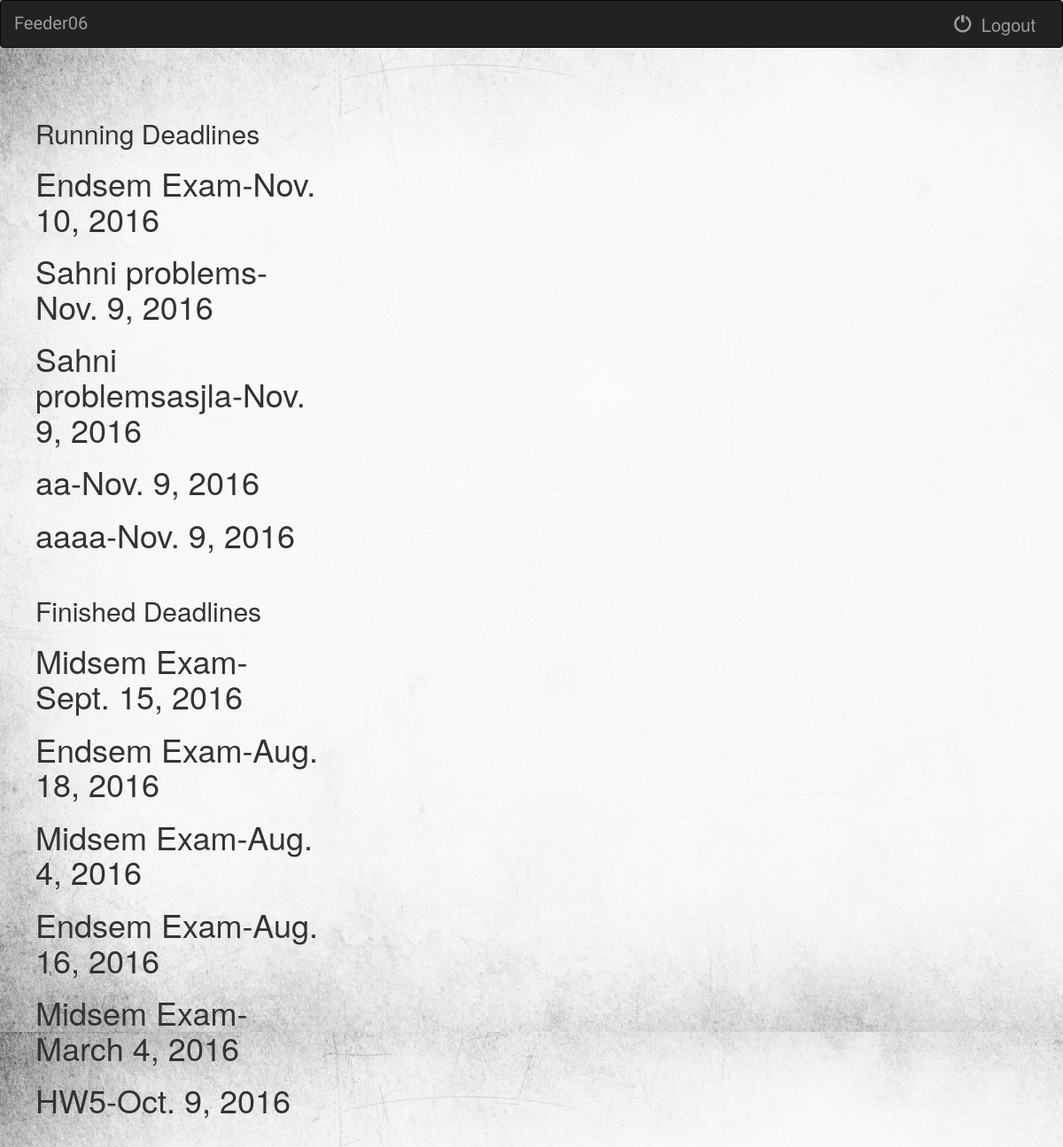
/Feeder06/deadline/ (signed in), run on an earlier commit of the app's database.
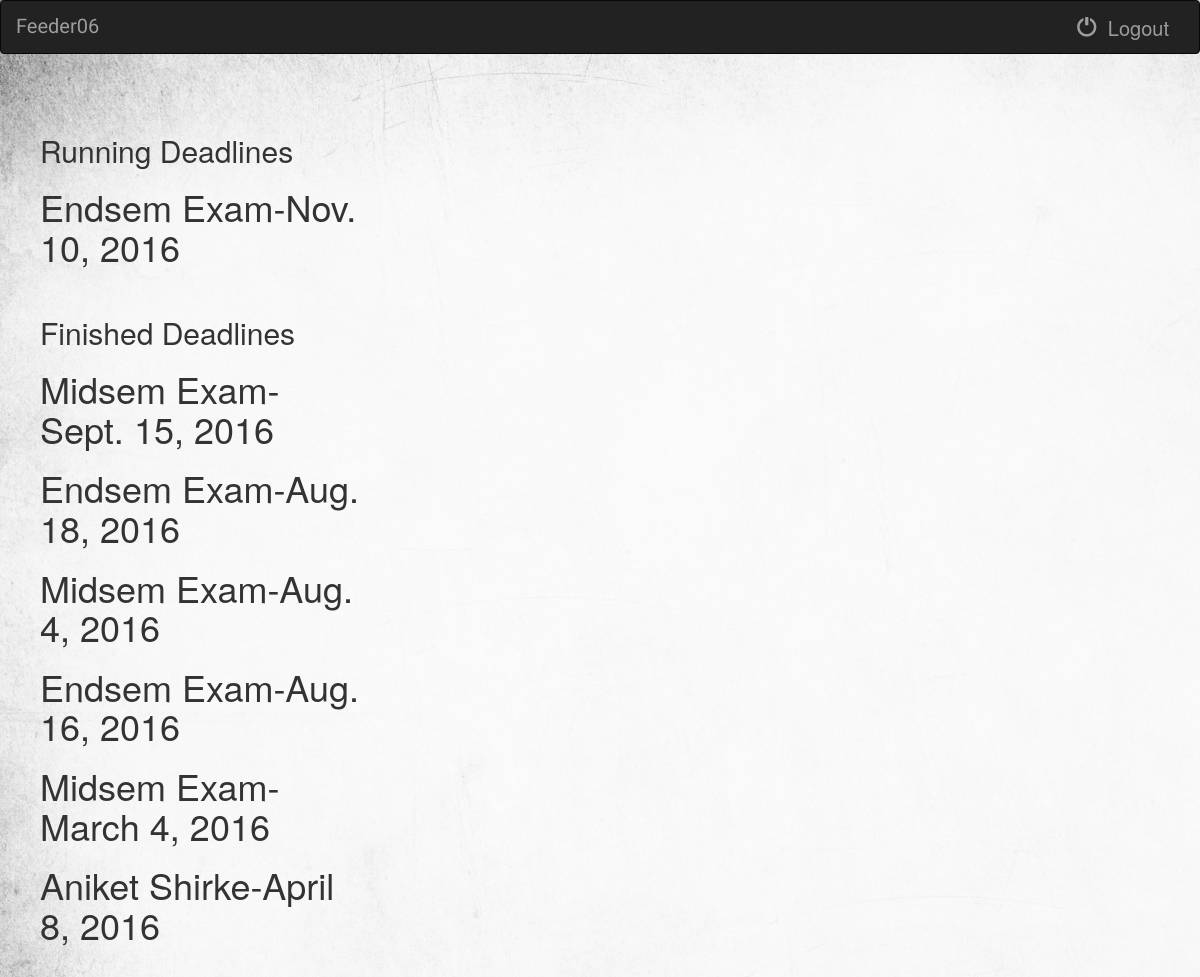
And on a later commit of the database.
### Feeder06/models.py (models this page shows, shortened)
class Deadline(models.Model):
    course = models.ForeignKey(Course, on_delete=models.CASCADE)
    name = models.CharField(max_length=512)
    deadline = models.DateField(max_length=50)
    running = models.BooleanField(default = True)

### Feeder06/views.py (the view)
@login_required
def deadline(request):
    deadline_list = Deadline.objects.all()
    context ={
        'deadline_list' : deadline_list,
    }
    for  d in deadline_list:
        if d.deadline < date.today():
            d.running = False
        else:
            d.running = True
    return render(request, 'Feeder06/Deadline.html', context)

### Feeder06/templates/Feeder06/Deadline.html
{% extends 'Feeder06/base.html' %}
{% block body %}
    <h2> Running Deadlines </h2>
    {% for d in deadline_list %}
        {% if d.running %}
            <h1>{{ d.name }}-{{ d.deadline }}</h1>
        {% endif %}
    {% endfor %}
    <br>
    <h2> Finished Deadlines </h2>
    {% for d in deadline_list %}
        {% if d.running == False %}
            <h1>{{ d.name }}-{{ d.deadline }}</h1>
        {% endif %}
    {% endfor %}
{% endblock %}

What changed in the data, as far as the page shows it:
removed Deadline: name "Sahni problems", deadline "Nov. 9, 2016", shown under "Running Deadlines"
removed Deadline: name "Sahni problemsasjla", deadline "Nov. 9, 2016", shown under "Running Deadlines"
removed Deadline: name "aa", deadline "Nov. 9, 2016", shown under "Running Deadlines"
removed Deadline: name "aaaa", deadline "Nov. 9, 2016", shown under "Running Deadlines"
removed Deadline: name "HW5", deadline "Oct. 9, 2016", shown under "Finished Deadlines"
added Deadline: name "Aniket Shirke", deadline "April 8, 2016", shown under "Finished Deadlines"
